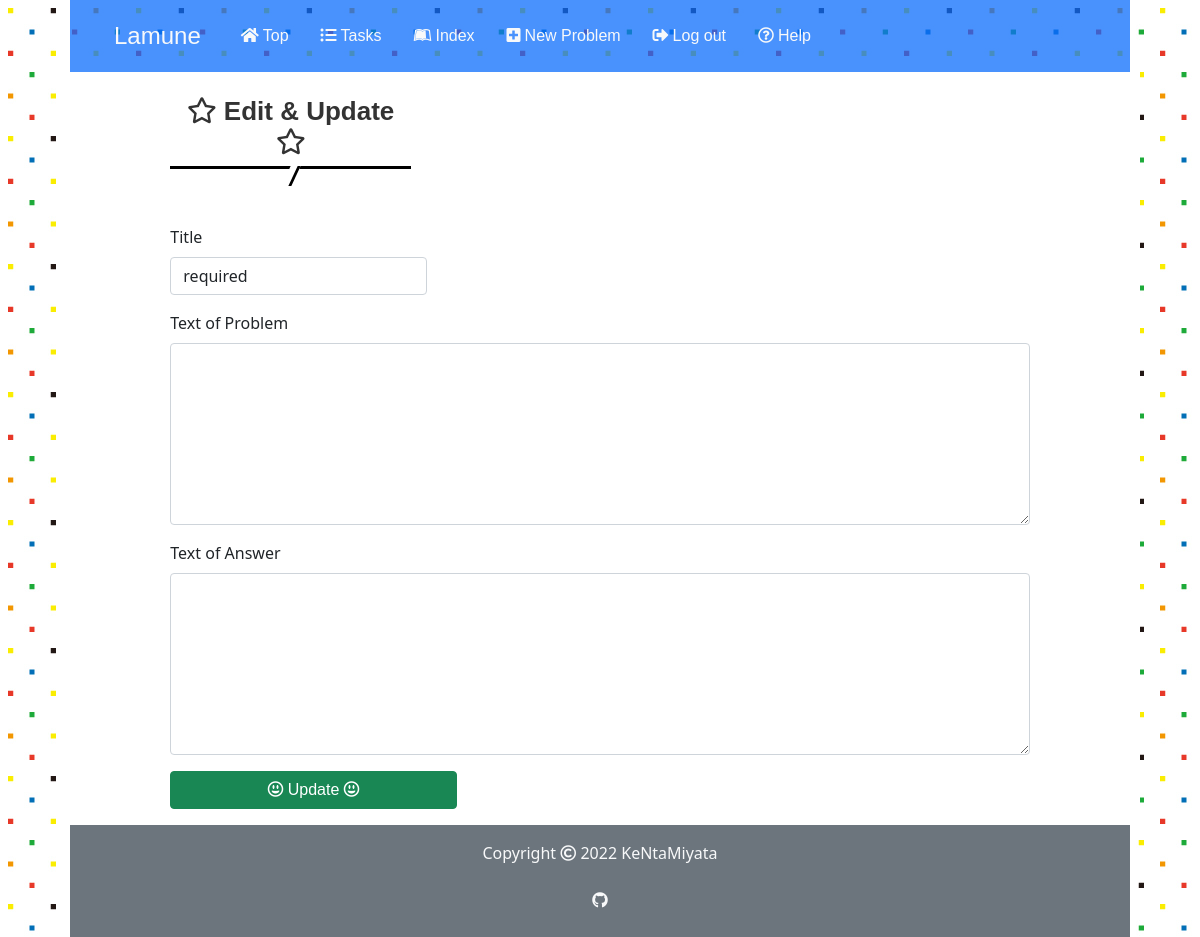
Page /3/34/update (signed in) on the earlier database version.
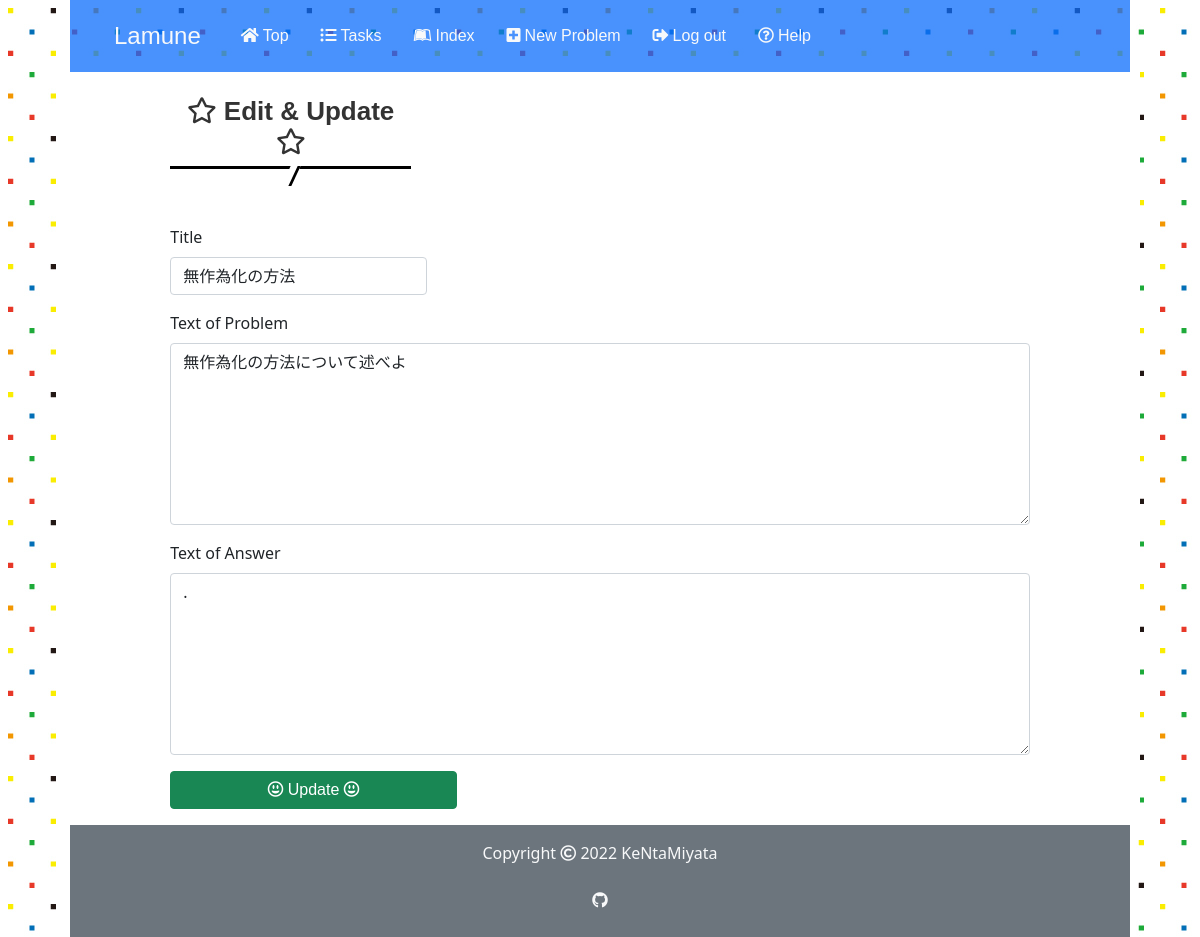
Same page on the later database version.
### app.py (models this page shows)
class Problem(db.Model):
    id = db.Column(db.Integer, primary_key=True)
    user_id = db.Column(db.Integer, db.ForeignKey('user.id'), nullable=False)
    title = db.Column(db.String(50), nullable=False)
    body = db.Column(db.String(500), nullable=False)
    answer = db.Column(db.String(500), nullable=False)
    stage = db.Column(db.Integer, default=0)
    last_time = db.Column(db.DateTime, nullable=False,
                          default=datetime.datetime.now(pytz.timezone('Asia/Tokyo')))
    created_at = db.Column(db.DateTime, nullable=False,
                           default=datetime.datetime.now(pytz.timezone('Asia/Tokyo')))
    solved_history = db.Column(db.String)

### app.py (the view)
@app.route('/<int:user_id>/<int:problem_id>/update', methods=["GET", "POST"])
@login_required
def update(user_id, problem_id):
    if user_id != current_user.id:
        return apology("You can't look this page! Get out!", 401)
    problem = Problem.query.get(problem_id)
    if request.method == "POST":
        if not request.form.get("title"):
            print(1)
            return apology("must provide title", 403)
        elif not request.form.get("body"):
            print(2)
            return apology("must provide content", 403)
        elif not request.form.get("answer"):
            print(3)
            return apology("must provide answer", 403)
        problem.title = request.form.get("title")
        problem.body = request.form.get("body")
        problem.answer = request.form.get("answer")
        db.session.commit()
        return redirect(f"/{ user_id }/index")
    else:
        user = current_user
        return render_template("update.html", problem=problem, user=user)

### app.py (called while the page is built)
@app.before_request
def before_request():
    session.permanent = True
    app.permanent_session_lifetime = datetime.timedelta(minutes=30)
    session.modified = True

@login_manager.user_loader
def load_user(user_id):
    return User.query.get(int(user_id))

### templates/update.html (shortened to what this page needs)
{% extends "layout.html" %}
{% block main %}
<div class="row">
    <div class="col-xl-3 col-md-4 col-12 offset-md-1 pt-4">
        <h2><i class="far fa-star"></i> Edit & Update <i class="far fa-star"></i></h2>
    </div>
    <div class="col-10 mx-auto mt-5">
        <form action="/{{ user.id }}/{{ problem.id }}/update" method="POST" class="mx-auto w-100 text-start">
            <div class="mb-3">
                <label class="form-label">Title</label>
                <input autocomplete="off" autofocus class="form-control w-auto" id="title" name="title" placeholder="Title" type="text" value={{ problem.title }} required>
            </div>
            <div class="mb-3">
                <label class="form-label">Text of Problem</label>
                <textarea class="form-control w-100" name="body" type="text" rows="7" required>{{ problem.body }}</textarea>
            </div>
            <div class="mb-3">
                <label class="form-label">Text of Answer</label>
                <textarea class="form-control w-100" name="answer" type="text" rows="7" required>{{ problem.answer }}</textarea>
            </div>
            <div class="mb-3">
                <button class="btn btn-success col-md-4 col-12" type="submit"><i class="far fa-grin-alt"></i> Update <i class="far fa-grin-alt"></i></button>
            </div>
        </form>
    </div>
</div>
{% endblock %}

### templates/layout.html (shortened to what this page needs)
<!DOCTYPE html>
<html lang="en">
    <head>
        <link href="https://cdn.jsdelivr.net/npm/bootstrap@5.1.3/dist/css/bootstrap.min.css" rel="stylesheet">
        <link rel="stylesheet" href="https://use.fontawesome.com/releases/v5.15.4/css/all.css">
        <link href="/static/stylesheet/styles.css" rel="stylesheet">
    </head>
    <body>
        <header>
        <div class="container-fluid">
            <div class="row">
                    <nav class="nav-bar navbar-expand-md navbar-light bg-primary bg-opacity-75">
                        <div class="collapse navbar-collapse" id="navbarSupportedContent">
                            <ul class="navbar-nav px-4 pt-3 pb-3">
                                <li class="nav-item mx-2"><a class ="navbar-brand text-light" href="/">Lamune</a></li>
                                <li class="nav-item mx-2"><a class ="nav-link text-light" href="/"><i class="fas fa-home me-1"></i>Top</a></li>
                                {% if user.is_authenticated %}
                                <li class="nav-item mx-2"><a class ="nav-link text-light" href="/{{ user.id }}/tasks"><i class="fas fa-list-ul me-1"></i>Tasks</a></li>
                                <li class="nav-item mx-2"><a class ="nav-link text-light" href="/{{ user.id }}/index"><i class="fab fa-leanpub me-1"></i>Index</a></li>
                                <li class="nav-item mx-2"><a class ="nav-link text-light" href="/{{ user.id }}/new"><i class="fas fa-plus-square me-1"></i>New Problem</a></li>
                                <li class="nav-item mx-2"><a class ="nav-link text-light" href="/logout"><i class="fas fa-sign-out-alt me-1"></i>Log out</a></li>
                                {% endif %}
                                <li class="nav-item mx-2"><a class ="nav-link text-light" href="/howto"><i class="far fa-question-circle me-1"></i>Help</a></li>
                            </ul>
                        </div>
                    </nav>
                </div>
            </div>
        </header>
        <main>
            <div class="other-content text-center">
                <div class="container-fluid">
                {% block main %}{% endblock %}
                </div>
            </div>
        </main>
        <footer>
            <div class="container-fluid">
                <div class="row">
                    <div class="col-12 bg-secondary text-center pt-3">
                        <p class="text-light" >Copyright <i class="far fa-copyright"></i> 2022 KeNtaMiyata</p>
                        <p><a class ="nav-link text-light" href="https://github.com/KeNtaMiyata/Lamune"><i class="fab fa-github"></i></a></p>
                    </div>
                </div>
            </div>
        </footer>
    </body>
</html>

### static/stylesheet/styles.css (style rules this page uses)
* { padding: 0; margin: 0; box-sizing: border-box; }
a { text-decoration: none; }
.container-fluid { padding: 0 10px; }
.row { margin-left: 0; margin-right: 0; }
body { width: 90%; height: 100%; margin: 0 auto; background-image: url(../images/lamune_side_back.jpg); }
main { min-height: 80vh; background-color: #ffffff; margin: 0; }
h1, h2, h3, .navbar-brand, .nav-link, .btn { font-family: Chalkduster, "Bradley Hand", "Segoe Print", sans-serif; }
.navbar-brand { vertical-align: -10px; font-size: 1.5rem }
h2 { position: relative; padding-bottom: 0.5rem; border-bottom: 3px solid black; background-color: white; color: #333; font-weight: bold; font-size: 26px; }
h2:before { position: absolute; top: 100%; left: 50%; transform: translateX(-50%) skew(-25deg); height: 20px; width: 10px; border-right: 3px solid black; background-color: white; content: ""; }

Differences in the rows shown:
added Problem: title "無作為化の方法", body "無作為化の方法について述べよ", answer "."
Other differences:
form field title: "required" → (not shown)
